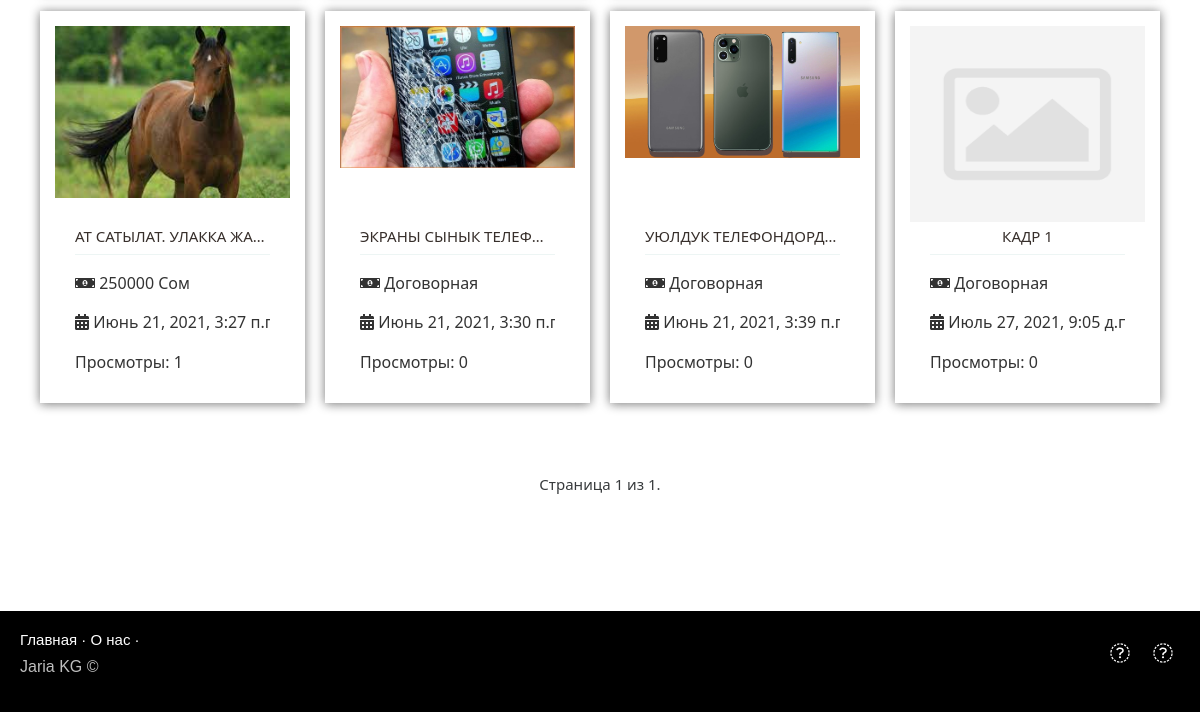
Before: / (lower part) with the older database file.
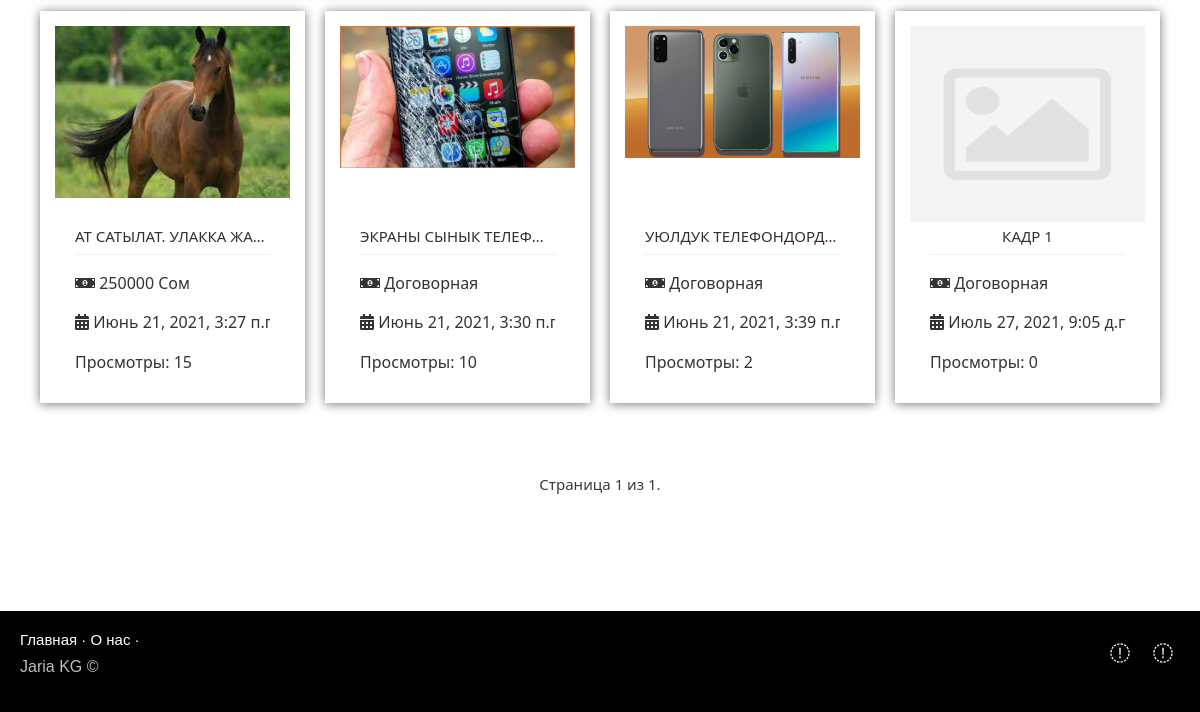
After: the same page with the newer database file.
### doska/models.py (models this page shows, shortened)
class Ad(models.Model):
    title=models.CharField('Заголовок',max_length=150,null=False,blank=False)
    content=models.TextField('Описание',max_length=500,null=True,blank=True)
    category=models.ForeignKey(Category,on_delete=models.PROTECT,null=False,verbose_name='Категория')
    number=models.CharField('Тел. номер',null=False,blank=False,max_length=50)
    name=models.CharField('Имя',max_length=100,null=True,blank=True)
    region=models.ForeignKey(Region,on_delete=models.PROTECT,verbose_name='Регион',null=False,blank=False,default=None)
    address=models.CharField('Адрес',max_length=150,null=True,blank=True)
    price=models.PositiveIntegerField('Цена',help_text='0 = Договорная')
    valute=models.ForeignKey('Valute',related_name='valute_name' ,on_delete=models.SET_NULL,null=True,blank=True,verbose_name='Валюта')
    views=models.PositiveIntegerField('Просмотры',default=0)
    is_active=models.BooleanField('Активация',default=False)
    is_vip=models.BooleanField('Статус VIP',default=False)
    date=models.DateTimeField('Дата',auto_now_add=True)
    def get_absolute_url(self):
        return reverse('ad_detail', kwargs={"pk": self.pk})
    class Meta:
        verbose_name='Обьявление'
        verbose_name_plural='Обьявлении'

class Images(models.Model):
    image=models.ImageField('Изображение',upload_to='upload_images/%Y/%m/%d/')
    ad=models.ForeignKey(Ad,on_delete=models.CASCADE,related_name='images',related_query_name='images')
    class Meta:
        verbose_name='Фото'
        verbose_name_plural='Фото'

class Valute(models.Model):
    title=models.CharField('Валюта',max_length=30)
    def __str__(self):
        return self.title
    class Meta:
        verbose_name = 'Валюта'
        verbose_name_plural = 'Валюты'

### doska/views.py (the view)
# urls.py: path('',HomeView.as_view(),name='home'),
class HomeView(ListView):
    model = Ad
    queryset = Ad.objects.filter(is_active=True)
    template_name = 'index.html'
    paginate_by = 10
    def get_context_data(self, **kwargs):
        context=super(HomeView, self).get_context_data()
        context['category_list']=Category.objects.exclude(icon__isnull=True).exclude(icon__exact='')
        context['regions']=Region.objects.exclude(is_active=False)
        context['storie_list']=Story.objects.all()[:10]
        return context

### doska/models.py (called while the page is built)
    def __str__(self):
        return self.title

### templates/index.html (shortened to what this page needs)
{% extends 'base.html' %}
{% load static %}
{% block content %}
<div class="container">
    <div class="container" id="content" style=" padding: 25px 0;">
        <div id="product_block" class="row">
            {% for ad in ad_list %}
            <div class="product">
                <div id="product__img">
                    <a href="{{ ad.get_absolute_url }}" class="img__wrap">
                        {% if ad.images.all|length > 0 %}
                        {% with ad.images.all|first as image %}
                        <img src="{{ image.image.url }}" alt="" class="img">
                        {% endwith %}
                        {% else %}
                        <img src="{% static 'icons/no_image.png' %}" alt="" class="img">
                        {% endif %}
                    </a>
                </div>
                <div class="product__content">
                    <div class="product__title">
                        <a href="{{ ad.get_absolute_url }}" class="title__text">{{ ad.title }}</a>
                    </div>
                    <div class="product__info">
                        {% if ad.price == 0 %}
                        <div class="info__block">
                            <span><i class="fa fa-money-bill-alt" aria-hidden="true"></i> Договорная</span>
                        </div>
                        {% else %}
                        <div class="info__block">
                        <span><i class="fa fa-money-bill-alt"
                                 aria-hidden="true"></i> {{ ad.price }} {{ ad.valute }}</span>
                        </div>
                        {% endif %}
                        <div class="info__block">
                            <b class="info__icon"></b>
                            <span><i class="fa fa-calendar-alt" aria-hidden="true"></i> {{ ad.date }}</span>
                        </div>
                        <div class="info__block">
                            <b class="info__icon"></b>
                            <span>Просмотры: {{ ad.views }}</span>
                        </div>
                    </div>
                </div>
            </div>
            {% endfor %}
        </div>
        <div class="pagination d-flex justify-content-center">
            <span class="current">
            Страница {{ page_obj.number }} из {{ page_obj.paginator.num_pages }}.
        </span>
        </div>
    </div>
</div>
{% endblock %}

Changed rows visible on the page:
changed Ad "Сом": views "1" → "15"
changed Ad "Июнь 21, 2021, 3:30…": views "0" → "10"
changed Ad "Июнь 21, 2021, 3:39…": views "0" → "2"
